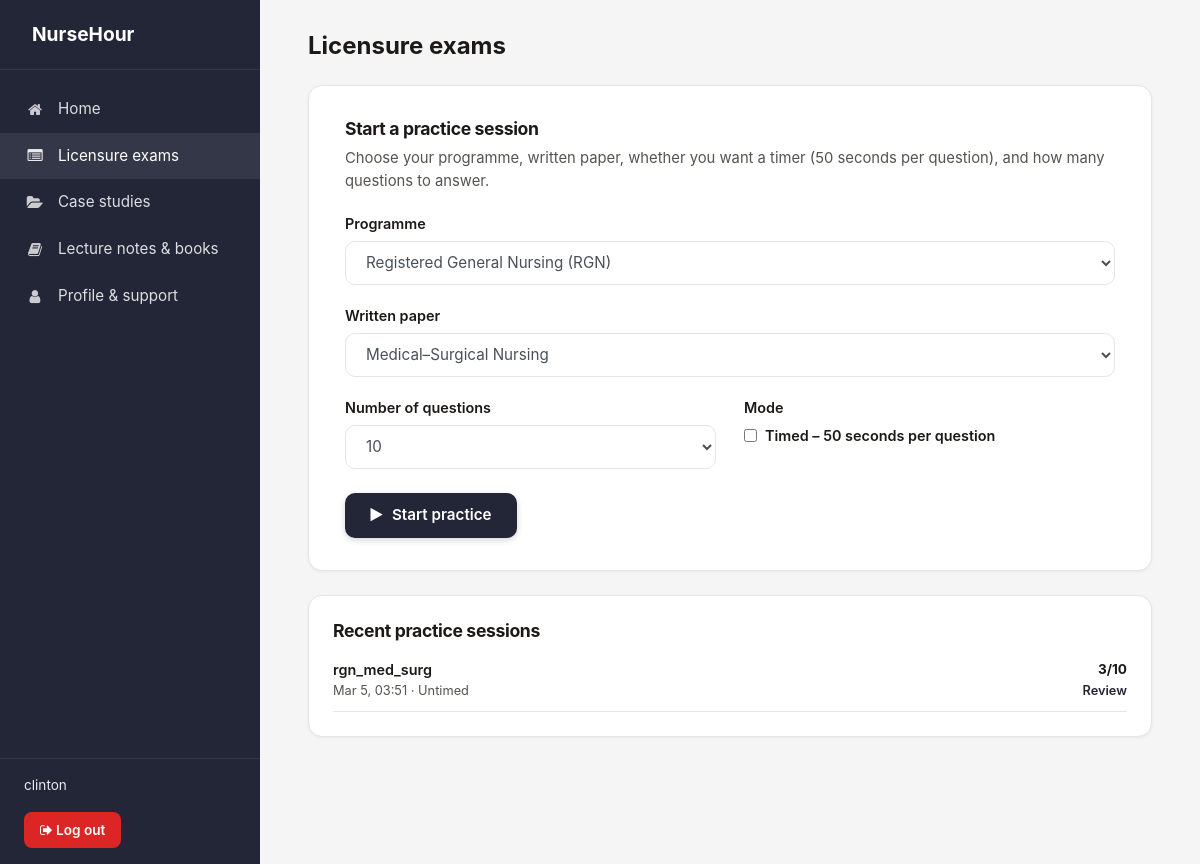
Screenshot of /practice/ (signed in) with the database file from the repository.
### website/models.py (models this page shows)
class PracticeSession(models.Model):
    user = models.ForeignKey(settings.AUTH_USER_MODEL, on_delete=models.CASCADE, related_name='practice_sessions')
    program = models.CharField(max_length=10, blank=True, default='')
    paper = models.CharField(max_length=40, blank=True, default='')
    timed = models.BooleanField(default=False, help_text='If true, student practiced under timed conditions (50s per question).')
    total_questions = models.PositiveIntegerField()
    correct_count = models.PositiveIntegerField(default=0)
    questions = models.JSONField(default=list, help_text='List of Supabase mcq_questions ids (str or int) in order.')
    started_at = models.DateTimeField(default=timezone.now)
    finished_at = models.DateTimeField(null=True, blank=True)
    created_at = models.DateTimeField(auto_now_add=True)
    class Meta:
        ordering = ['-started_at']

### website/views.py (the view, shortened to what this page needs)
# urls.py: path('practice/', views.practice, name='practice'),
@login_required
def practice(request):
    if _is_admin_user(request.user):
        return redirect('website:admin_dashboard')
    profile = getattr(request.user, 'profile', None)
    profile_program = getattr(profile, 'program', '') or ''
    default_program = PROGRAM_FROM_PROFILE.get(profile_program, 'rgn')
    program = default_program
    available_papers = PAPER_CONFIG.get(program, [])
    recent_sessions = PracticeSession.objects.filter(user=request.user).order_by('-started_at')[:5]
    context = {
        'program': program,
        'program_label': PROGRAM_LABELS.get(program, ''),
        'available_programs': PROGRAM_LABELS,
        'available_papers': PAPER_CONFIG,
        'selected_papers': available_papers,
        'recent_sessions': recent_sessions,
    }
    return render(request, 'website/practice_setup.html', context)

### website/views.py (called while the page is built)
def _is_admin_user(user):
    return user and user.is_authenticated and getattr(settings, 'ADMIN_EMAIL', None) and user.email == settings.ADMIN_EMAIL

### templates/website/practice_setup.html (shortened to what this page needs)
{% extends 'dashboard_base.html' %}
{% load static %}
{% block page_title %}Licensure exams{% endblock %}
{% block sidebar_nav %}
    <a href="{% url 'website:dashboard' %}"><i class="fa fa-home"></i> Home</a>
    <a href="{% url 'website:practice' %}" class="db--active"><i class="fa fa-list-alt"></i> Licensure exams</a>
    <a href="{% url 'website:case_studies' %}"><i class="fa fa-folder-open"></i> Case studies</a>
    <a href="{% url 'website:resources' %}"><i class="fa fa-book"></i> Lecture notes &amp; books</a>
    <a href="{% url 'website:profile_support' %}"><i class="fa fa-user"></i> Profile &amp; support</a>
{% endblock %}
{% block content %}
    <div class="db-card db-card--form">
        <h2 class="db-card__title">Start a practice session</h2>
        <p class="db-card__text" style="margin-bottom:1.25rem;">
            Choose your programme, written paper, whether you want a timer (50 seconds per question), and how many questions to answer.
        </p>
        <form method="post" class="db-form db-form--grid" id="practiceSetupForm">
            <div class="form-group form-group--full">
                <label for="practiceProgram">Programme</label>
                <select name="program" id="practiceProgram" class="form-control">
                    {% for code,label in available_programs.items %}
                        <option value="{{ code }}" {% if code == program %}selected{% endif %}>{{ label }}</option>
                    {% endfor %}
                </select>
            </div>
            <div class="form-group form-group--full">
                <label for="practicePaper">Written paper</label>
                <select name="paper" id="practicePaper" class="form-control">
                    {% for prog_code, plist in available_papers.items %}
                        {% for p in plist %}
                            <option value="{{ p.code }}" data-program="{{ prog_code }}" {% if prog_code == program and forloop.first %}selected{% endif %}>{{ p.title }}</option>
                        {% endfor %}
                    {% endfor %}
                </select>
            </div>
            <div class="form-group">
                <label for="numQuestions">Number of questions</label>
                <select name="num_questions" id="numQuestions" class="form-control">
                    <option value="10" selected>10</option>
                </select>
            </div>
            <div class="form-group">
                <label>Mode</label>
                <div style="display:flex;align-items:center;gap:0.5rem;">
                    <input type="checkbox" name="timed" id="timedMode" value="1">
                    <label for="timedMode" style="margin:0;font-size:0.9rem;cursor:pointer;">
                        Timed – 50 seconds per question
                    </label>
                </div>
            </div>
            <div class="form-group form-group--full">
                <button type="submit" class="btn-save">
                    <i class="fa fa-play"></i> Start practice
                </button>
            </div>
        </form>
    </div>
    <div class="db-card">
        <h2 class="db-card__title">Recent practice sessions</h2>
        {% if recent_sessions %}
            <ul style="list-style:none;margin:0;padding:0;">
                {% for s in recent_sessions %}
                <li style="padding:0.65rem 0;border-bottom:1px solid var(--db-border);display:flex;justify-content:space-between;align-items:center;gap:1rem;">
                    <div>
                        <div style="font-size:0.9rem;font-weight:600;">
                            {{ s.paper|default:"Practice session" }}
                        </div>
                        <div style="font-size:0.8rem;color:var(--db-muted);">
                            {{ s.started_at|date:"M j, H:i" }} · {{ s.timed|yesno:"Timed,Untimed" }}
                        </div>
                    </div>
                    <div style="text-align:right;font-size:0.85rem;">
                        {% if s.total_questions %}
                            <div><strong>{{ s.correct_count }}/{{ s.total_questions }}</strong></div>
                        {% else %}
                            <div>—</div>
                        {% endif %}
                        <a href="{% url 'website:practice_review' s.id %}" style="font-size:0.8rem;">Review</a>
                    </div>
                </li>
                {% endfor %}
            </ul>
        {% else %}
            <p class="db-card__text">You haven’t completed any practice sessions yet. Start one above.</p>
        {% endif %}
    </div>
{% endblock %}

### templates/dashboard_base.html (shortened to what this page needs)
{% load static %}
<!DOCTYPE html>
<html lang="en">
<head>
    <link rel="stylesheet" href="{% static 'css/bootstrap.min.css' %}">
    <link rel="stylesheet" href="https://cdn.jsdelivr.net/npm/font-awesome@4.7.0/css/font-awesome.min.css">
</head>
<body class="db-body">
    <div class="db-root">
        <aside class="db-sidebar">
            <div class="db-sidebar__logo">
                <a href="{% url 'website:home' %}">
                    NurseHour
                </a>
            </div>
            <nav class="db-sidebar__nav">
                {% block sidebar_nav %}{% endblock %}
            </nav>
            <div class="db-sidebar__user">
                <div class="db-sidebar__user-name">{{ user.get_short_name|default:user.email }}</div>
                <a href="{% url 'website:logout' %}" class="db-sidebar__logout"><i class="fa fa-sign-out"></i> Log out</a>
            </div>
        </aside>
        <main class="db-main">
            <div class="db-main__inner">
                <h1 class="db-main__title">{% block page_title %}Dashboard{% endblock %}</h1>
                {% block content %}{% endblock %}
            </div>
        </main>
    </div>
</body>
</html>

### templates/dashboard_base.html (style rules this page uses)
:root { --db-dark: #232637; --db-dark-hover: #1a1c28; --db-bg: #f5f5f5; --db-card: #ffffff; --db-border: #e5e5e5; --db-text: #1c1917; --db-muted: #57534e; --db-sidebar-w: 260px; --db-bottom-h: 64px; }
* { box-sizing: border-box; }
.db-body { margin: 0; font-family: -apple-system, BlinkMacSystemFont, 'Segoe UI', Roboto, Oxygen, Ubuntu, sans-serif; background: var(--db-bg); color: var(--db-text); min-height: 100vh; padding-bottom: var(--db-bottom-h); }
.db-root { display: flex; min-height: 100vh; }
.db-sidebar { width: var(--db-sidebar-w); background: var(--db-dark); color: #fff; flex-shrink: 0; display: flex; flex-direction: column; position: fixed; top: 0; left: 0; bottom: 0; z-index: 100; }
.db-sidebar__logo { padding: 1.25rem 1.5rem; border-bottom: 1px solid rgba(255,255,255,0.08); }
.db-sidebar__logo a { color: #fff; text-decoration: none; font-weight: 700; font-size: 1.2rem; display: flex; align-items: center; }
.db-sidebar__nav { flex: 1; padding: 1rem 0; overflow-y: auto; }
.db-sidebar__nav a { display: flex; align-items: center; padding: 0.75rem 1.5rem; color: rgba(255,255,255,0.85); text-decoration: none; font-size: 0.95rem; transition: background 0.15s, color 0.15s; }
.db-sidebar__nav a:hover, .db-sidebar__nav a.db--active { background: rgba(255,255,255,0.08); color: #fff; }
.db-sidebar__nav .fa { width: 22px; margin-right: 0.75rem; text-align: center; opacity: 0.9; }
.db-sidebar__user { padding: 1rem 1.5rem; border-top: 1px solid rgba(255,255,255,0.08); }
.db-sidebar__user-name { font-size: 0.85rem; color: rgba(255,255,255,0.9); margin-bottom: 0.5rem; }
.db-sidebar__user a { color: rgba(255,255,255,0.7); font-size: 0.85rem; text-decoration: none; }
.db-sidebar__logout { display: inline-block; margin-top: 0.5rem; padding: 0.5rem 1rem; font-size: 0.85rem; font-weight: 600; color: #fff !important; background: #dc2626; border-radius: 8px; border: none; text-decoration: none !important; transition: background 0.2s, transform 0.1s; }
.db-main { flex: 1; margin-left: var(--db-sidebar-w); padding: 1.5rem; min-height: 100vh; display: flex; flex-direction: column; align-items: stretch; }
.db-main__title { font-size: 1.5rem; font-weight: 700; margin: 0 0 1.5rem; color: var(--db-text); }
.db-main__inner { width: 100%; max-width: 100%; }
@media (min-width: 992px) { .db-main { padding: 2rem 2.5rem; align-items: center; } }
@media (min-width: 992px) { .db-main__inner { max-width: 860px; margin: 0 auto; } }
@media (min-width: 1200px) { .db-main { padding: 2rem 3rem; } }
@media (min-width: 1200px) { .db-main__inner { max-width: 900px; } }
.db-card { background: var(--db-card); border: 1px solid var(--db-border); border-radius: 14px; padding: 1.5rem; margin-bottom: 1.5rem; box-shadow: 0 1px 3px rgba(0,0,0,0.06); transition: box-shadow 0.2s ease; }
@media (min-width: 992px) { .db-card--form { padding: 2rem 2.25rem; } }
.db-card__title { font-size: 1.1rem; font-weight: 700; margin: 0 0 0.5rem; color: var(--db-text); letter-spacing: -0.02em; }
.db-card__text { font-size: 0.925rem; color: var(--db-muted); margin: 0; line-height: 1.55; }
.db-card a:not(.btn-save):not(.db-sidebar__logout) { color: var(--db-dark); font-weight: 600; font-size: 0.9rem; text-decoration: none; }
.db-form .form-group { margin-bottom: 1.25rem; }
.db-form label { font-weight: 600; color: var(--db-text); margin-bottom: 0.4rem; display: block; font-size: 0.9rem; }
.db-form .form-control { border: 1.5px solid var(--db-border); border-radius: 10px; padding: 0.7rem 1rem; background: var(--db-card); font-size: 0.95rem; transition: border-color 0.2s, box-shadow 0.2s; }
.db-form select.form-control { min-height: 2.75rem; height: 2.75rem; padding: 0.5rem 2rem 0.5rem 1rem; line-height: 1.5; }
.db-form .btn-save { background: var(--db-dark); color: #fff; border: none; padding: 0.7rem 1.6rem; border-radius: 10px; font-weight: 600; font-size: 0.95rem; cursor: pointer; transition: background 0.2s, transform 0.1s; box-shadow: 0 2px 6px rgba(35,38,55,0.2); }
.db-form .btn-save i { margin-right: 0.35rem; }
@media (min-width: 992px) { .db-form--grid { display: grid; grid-template-columns: 1fr 1fr; gap: 1.25rem 1.75rem; align-items: start; } }
@media (min-width: 992px) { .db-form--grid .form-group { margin-bottom: 0; } }
@media (min-width: 992px) { .db-form--grid .form-group--full { grid-column: 1 / -1; } }
@media (min-width: 992px) { .db-form--grid .form-group .btn-save { margin-top: 0.25rem; } }

### rows the page displays
PracticeSession: paper "rgn_med_surg", started_at "Mar 5, 03:51", timed "Untimed", correct_count "3", total_questions "10"

### other values shown
{{ user.get_short_name|default:user.email }} "clinton"
form field program "Registered General Nursing (RGN)"
form field paper "Medical–Surgical Nursing"
